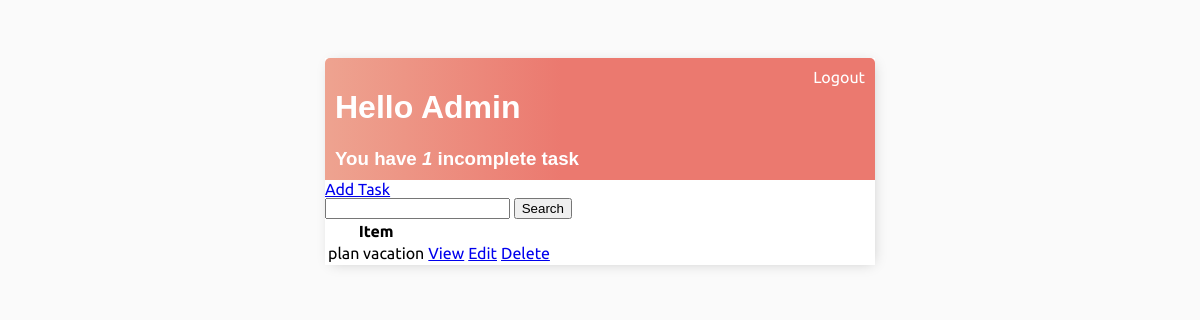
Page / (signed in) on the earlier database version.
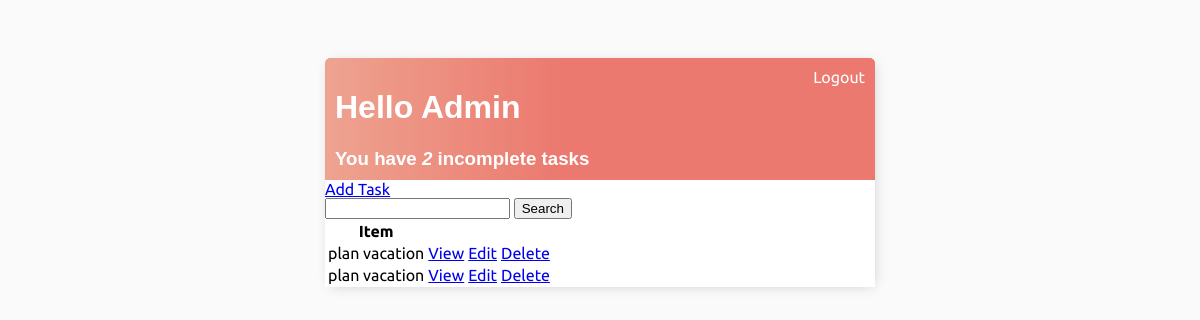
Same page on the later database version.
### todo_app/models.py (models this page shows, shortened)
class Task(models.Model):
    user = models.ForeignKey(User, on_delete=models.CASCADE, null=True, blank=True)
    title = models.CharField(max_length=200)
    description = models.TextField(null=True, blank=True)
    complete = models.BooleanField(default=False)
    created = models.DateTimeField(auto_now_add=True)
    class Meta:
        ordering = ['complete']

### todo_app/views.py (the view)
# urls.py: path('', TaskList.as_view(), name='tasks'),
class TaskList(LoginRequiredMixin, ListView):
    model = Task
    context_object_name = 'tasks'
    template_name = 'todo_app/index.html'
    def get_context_data(self, **kwargs):
        context = super().get_context_data(**kwargs)
        context['tasks'] = context['tasks'].filter(user=self.request.user)
        context['count'] = context['tasks'].filter(complete=False).count()
        search_input = self.request.GET.get('search-area') or ''
        if search_input:
            context['tasks'] = context['tasks'].filter(title__startswith=search_input)
        context['search_input'] = search_input
        return context

### todo_app/templates/todo_app/index.html
{% extends 'todo_app/base.html' %}
{% block content %}
<div class="header-bar">
    <div>
        <h1>Hello {{request.user|title}}</h1>
        <h3 style="margin:0">You have <i>{{count}}</i> incomplete task{{ count|pluralize:'s'}}</h3>
    </div>
    {% if request.user.is_authenticated %}
        <a href="{% url 'logout' %}">Logout</a>
    {% else %}
        <a href="{% url 'login' %}">Login</a>
    {% endif %}
</div>
<a href="{% url 'task-create' %}">Add Task</a>
<form action="" method="GET">
    <input type="text" name="search-area" value="{{search_input}}" >
    <input type="submit" value="Search">
</form>
<table>
    <tr>
        <th>Item</th>
        <th></th>
    </tr>
    {% for task in tasks %}
    <tr>
        <td>{{task.title}}</td>
        <td><a href="{% url 'task' task.id %}">View</a></td>
        <td><a href="{% url 'task-update' task.id %}">Edit</a></td>
        <td><a href="{% url 'delete' task.id %}">Delete</a></td>
    </tr>
    {% empty %}
    <h3>No items in list</h3>
    {% endfor %}
</table>
{% endblock content %}

Differences in the rows shown:
added Task: title "plan vacation"
Other differences:
{{ count }}: "1" → "2"
